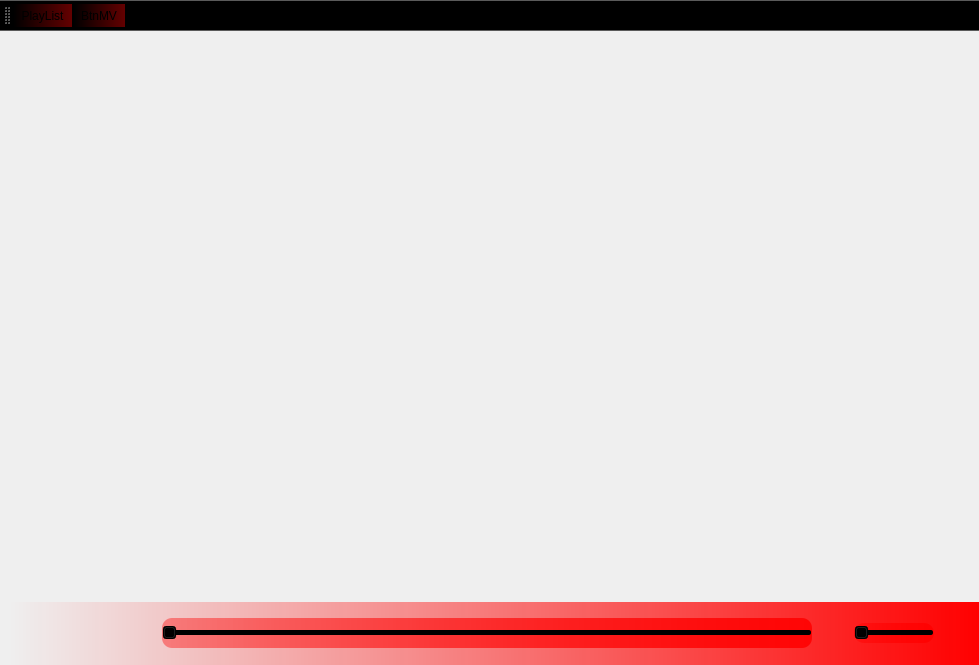
<?xml version="1.0" encoding="UTF-8"?>
<ui version="4.0">
 <class>MusicPlayerMainWindow</class>
 <widget class="QMainWindow" name="MusicPlayerMainWindow">
  <property name="windowModality">
   <enum>Qt::NonModal</enum>
  </property>
  <property name="geometry">
   <rect>
    <x>0</x>
    <y>0</y>
    <width>979</width>
    <height>665</height>
   </rect>
  </property>
  <property name="windowTitle">
   <string>MainWindow</string>
  </property>
  <property name="windowOpacity">
   <double>1.000000000000000</double>
  </property>
  <property name="documentMode">
   <bool>false</bool>
  </property>
  <property name="unifiedTitleAndToolBarOnMac">
   <bool>false</bool>
  </property>
  <widget class="QWidget" name="centralwidget">
   <layout class="QVBoxLayout" name="verticalLayout_2" stretch="9,1">
    <property name="spacing">
     <number>0</number>
    </property>
    <property name="leftMargin">
     <number>0</number>
    </property>
    <property name="topMargin">
     <number>0</number>
    </property>
    <property name="rightMargin">
     <number>0</number>
    </property>
    <property name="bottomMargin">
     <number>0</number>
    </property>
    <item>
     <layout class="QVBoxLayout" name="verticalLayout" stretch="10">
      <property name="spacing">
       <number>0</number>
      </property>
      <property name="topMargin">
       <number>0</number>
      </property>
      <item>
       <layout class="QHBoxLayout" name="mainBodyLayout"/>
      </item>
     </layout>
    </item>
    <item>
     <widget class="QWidget" name="widget_3" native="true">
      <property name="palette">
       <palette>
        <active>
         <colorrole role="Button">
          <brush brushstyle="LinearGradientPattern">
           <gradient startx="0.000000000000000" starty="0.000000000000000" endx="1.000000000000000" endy="0.000000000000000" type="LinearGradient" spread="PadSpread" coordinatemode="ObjectBoundingMode">
            <gradientstop position="0.010000000000000">
             <color alpha="0">
              <red>0</red>
              <green>0</green>
              <blue>0</blue>
             </color>
            </gradientstop>
            <gradientstop position="1.000000000000000">
             <color alpha="255">
              <red>255</red>
              <green>0</green>
              <blue>0</blue>
             </color>
            </gradientstop>
           </gradient>
          </brush>
         </colorrole>
         <colorrole role="Base">
          <brush brushstyle="LinearGradientPattern">
           <gradient startx="0.000000000000000" starty="0.000000000000000" endx="1.000000000000000" endy="0.000000000000000" type="LinearGradient" spread="PadSpread" coordinatemode="ObjectBoundingMode">
            <gradientstop position="0.010000000000000">
             <color alpha="0">
              <red>0</red>
              <green>0</green>
              <blue>0</blue>
             </color>
            </gradientstop>
            <gradientstop position="1.000000000000000">
             <color alpha="255">
              <red>255</red>
              <green>0</green>
              <blue>0</blue>
             </color>
            </gradientstop>
           </gradient>
          </brush>
         </colorrole>
         <colorrole role="Window">
          <brush brushstyle="LinearGradientPattern">
           <gradient startx="0.000000000000000" starty="0.000000000000000" endx="1.000000000000000" endy="0.000000000000000" type="LinearGradient" spread="PadSpread" coordinatemode="ObjectBoundingMode">
            <gradientstop position="0.010000000000000">
             <color alpha="0">
              <red>0</red>
              <green>0</green>
              <blue>0</blue>
             </color>
            </gradientstop>
            <gradientstop position="1.000000000000000">
             <color alpha="255">
              <red>255</red>
              <green>0</green>
              <blue>0</blue>
             </color>
            </gradientstop>
           </gradient>
          </brush>
         </colorrole>
        </active>
        <inactive>
         <colorrole role="Button">
          <brush brushstyle="LinearGradientPattern">
           <gradient startx="0.000000000000000" starty="0.000000000000000" endx="1.000000000000000" endy="0.000000000000000" type="LinearGradient" spread="PadSpread" coordinatemode="ObjectBoundingMode">
            <gradientstop position="0.010000000000000">
             <color alpha="0">
              <red>0</red>
              <green>0</green>
              <blue>0</blue>
             </color>
            </gradientstop>
            <gradientstop position="1.000000000000000">
             <color alpha="255">
              <red>255</red>
              <green>0</green>
              <blue>0</blue>
             </color>
            </gradientstop>
           </gradient>
          </brush>
         </colorrole>
         <colorrole role="Base">
          <brush brushstyle="LinearGradientPattern">
           <gradient startx="0.000000000000000" starty="0.000000000000000" endx="1.000000000000000" endy="0.000000000000000" type="LinearGradient" spread="PadSpread" coordinatemode="ObjectBoundingMode">
            <gradientstop position="0.010000000000000">
             <color alpha="0">
              <red>0</red>
              <green>0</green>
              <blue>0</blue>
             </color>
            </gradientstop>
            <gradientstop position="1.000000000000000">
             <color alpha="255">
              <red>255</red>
              <green>0</green>
              <blue>0</blue>
             </color>
            </gradientstop>
           </gradient>
          </brush>
         </colorrole>
         <colorrole role="Window">
          <brush brushstyle="LinearGradientPattern">
           <gradient startx="0.000000000000000" starty="0.000000000000000" endx="1.000000000000000" endy="0.000000000000000" type="LinearGradient" spread="PadSpread" coordinatemode="ObjectBoundingMode">
            <gradientstop position="0.010000000000000">
             <color alpha="0">
              <red>0</red>
              <green>0</green>
              <blue>0</blue>
             </color>
            </gradientstop>
            <gradientstop position="1.000000000000000">
             <color alpha="255">
              <red>255</red>
              <green>0</green>
              <blue>0</blue>
             </color>
            </gradientstop>
           </gradient>
          </brush>
         </colorrole>
        </inactive>
        <disabled>
         <colorrole role="Button">
          <brush brushstyle="LinearGradientPattern">
           <gradient startx="0.000000000000000" starty="0.000000000000000" endx="1.000000000000000" endy="0.000000000000000" type="LinearGradient" spread="PadSpread" coordinatemode="ObjectBoundingMode">
            <gradientstop position="0.010000000000000">
             <color alpha="0">
              <red>0</red>
              <green>0</green>
              <blue>0</blue>
             </color>
            </gradientstop>
            <gradientstop position="1.000000000000000">
             <color alpha="255">
              <red>255</red>
              <green>0</green>
              <blue>0</blue>
             </color>
            </gradientstop>
           </gradient>
          </brush>
         </colorrole>
         <colorrole role="Base">
          <brush brushstyle="LinearGradientPattern">
           <gradient startx="0.000000000000000" starty="0.000000000000000" endx="1.000000000000000" endy="0.000000000000000" type="LinearGradient" spread="PadSpread" coordinatemode="ObjectBoundingMode">
            <gradientstop position="0.010000000000000">
             <color alpha="0">
              <red>0</red>
              <green>0</green>
              <blue>0</blue>
             </color>
            </gradientstop>
            <gradientstop position="1.000000000000000">
             <color alpha="255">
              <red>255</red>
              <green>0</green>
              <blue>0</blue>
             </color>
            </gradientstop>
           </gradient>
          </brush>
         </colorrole>
         <colorrole role="Window">
          <brush brushstyle="LinearGradientPattern">
           <gradient startx="0.000000000000000" starty="0.000000000000000" endx="1.000000000000000" endy="0.000000000000000" type="LinearGradient" spread="PadSpread" coordinatemode="ObjectBoundingMode">
            <gradientstop position="0.010000000000000">
             <color alpha="0">
              <red>0</red>
              <green>0</green>
              <blue>0</blue>
             </color>
            </gradientstop>
            <gradientstop position="1.000000000000000">
             <color alpha="255">
              <red>255</red>
              <green>0</green>
              <blue>0</blue>
             </color>
            </gradientstop>
           </gradient>
          </brush>
         </colorrole>
        </disabled>
       </palette>
      </property>
      <property name="styleSheet">
       <string notr="true">background-color:qlineargradient(spread:pad, x1:0, y1:0, x2:1, y2:0, stop:0.01 rgba(0, 0, 0, 0), stop:1 rgba(255, 0, 0, 255))</string>
      </property>
      <layout class="QHBoxLayout" name="horizontalLayout">
       <item>
        <widget class="QPushButton" name="btnlast">
         <property name="minimumSize">
          <size>
           <width>45</width>
           <height>45</height>
          </size>
         </property>
         <property name="maximumSize">
          <size>
           <width>45</width>
           <height>45</height>
          </size>
         </property>
         <property name="text">
          <string/>
         </property>
         <property name="icon">
          <iconset resource="res.qrc">
           <normaloff>:/buttonicon/MusicButtonIcon/last.svg</normaloff>:/buttonicon/MusicButtonIcon/last.svg</iconset>
         </property>
         <property name="iconSize">
          <size>
           <width>32</width>
           <height>32</height>
          </size>
         </property>
         <property name="flat">
          <bool>true</bool>
         </property>
        </widget>
       </item>
       <item>
        <widget class="QPushButton" name="btnstar">
         <property name="minimumSize">
          <size>
           <width>45</width>
           <height>45</height>
          </size>
         </property>
         <property name="maximumSize">
          <size>
           <width>45</width>
           <height>45</height>
          </size>
         </property>
         <property name="text">
          <string/>
         </property>
         <property name="icon">
          <iconset resource="res.qrc">
           <normaloff>:/buttonicon/MusicButtonIcon/pause.svg</normaloff>:/buttonicon/MusicButtonIcon/pause.svg</iconset>
         </property>
         <property name="iconSize">
          <size>
           <width>35</width>
           <height>35</height>
          </size>
         </property>
         <property name="flat">
          <bool>true</bool>
         </property>
        </widget>
       </item>
       <item>
        <widget class="QPushButton" name="btnnext">
         <property name="minimumSize">
          <size>
           <width>45</width>
           <height>45</height>
          </size>
         </property>
         <property name="maximumSize">
          <size>
           <width>45</width>
           <height>45</height>
          </size>
         </property>
         <property name="text">
          <string/>
         </property>
         <property name="icon">
          <iconset resource="res.qrc">
           <normaloff>:/buttonicon/MusicButtonIcon/next.svg</normaloff>:/buttonicon/MusicButtonIcon/next.svg</iconset>
         </property>
         <property name="iconSize">
          <size>
           <width>32</width>
           <height>32</height>
          </size>
         </property>
         <property name="flat">
          <bool>true</bool>
         </property>
        </widget>
       </item>
       <item>
        <widget class="QSlider" name="horizontalSlider">
         <property name="styleSheet">
          <string notr="true">background-color:qlineargradient(spread:pad, x1:0, y1:0, x2:1, y2:0, stop:0.01 rgba(255, 0, 0, 100), stop:1 rgba(255, 0, 0, 225));
border-radius: 10px;
height:30px;

</string>
         </property>
         <property name="maximum">
          <number>120</number>
         </property>
         <property name="orientation">
          <enum>Qt::Horizontal</enum>
         </property>
         <property name="invertedAppearance">
          <bool>false</bool>
         </property>
         <property name="invertedControls">
          <bool>true</bool>
         </property>
         <property name="tickPosition">
          <enum>QSlider::NoTicks</enum>
         </property>
        </widget>
       </item>
       <item>
        <widget class="QPushButton" name="btnvolum">
         <property name="minimumSize">
          <size>
           <width>30</width>
           <height>30</height>
          </size>
         </property>
         <property name="maximumSize">
          <size>
           <width>30</width>
           <height>30</height>
          </size>
         </property>
         <property name="text">
          <string/>
         </property>
         <property name="icon">
          <iconset resource="res.qrc">
           <normaloff>:/buttonicon/MusicButtonIcon/volume-off.svg</normaloff>:/buttonicon/MusicButtonIcon/volume-off.svg</iconset>
         </property>
         <property name="iconSize">
          <size>
           <width>30</width>
           <height>30</height>
          </size>
         </property>
         <property name="flat">
          <bool>true</bool>
         </property>
        </widget>
       </item>
       <item>
        <widget class="QSlider" name="horizontalSlider_2">
         <property name="minimumSize">
          <size>
           <width>80</width>
           <height>20</height>
          </size>
         </property>
         <property name="maximumSize">
          <size>
           <width>80</width>
           <height>20</height>
          </size>
         </property>
         <property name="styleSheet">
          <string notr="true">background-color:qlineargradient(spread:pad, x1:0, y1:0, x2:1, y2:0, stop:0.01 rgba(255, 0, 0, 100), stop:1 rgba(255, 0, 0, 225));

border-radius: 10px;
margin: 0px;</string>
         </property>
         <property name="orientation">
          <enum>Qt::Horizontal</enum>
         </property>
        </widget>
       </item>
       <item>
        <widget class="QPushButton" name="btnclock">
         <property name="minimumSize">
          <size>
           <width>30</width>
           <height>30</height>
          </size>
         </property>
         <property name="maximumSize">
          <size>
           <width>30</width>
           <height>30</height>
          </size>
         </property>
         <property name="text">
          <string/>
         </property>
         <property name="icon">
          <iconset resource="res.qrc">
           <normaloff>:/buttonicon/MusicButtonIcon/history.svg</normaloff>:/buttonicon/MusicButtonIcon/history.svg</iconset>
         </property>
         <property name="iconSize">
          <size>
           <width>30</width>
           <height>30</height>
          </size>
         </property>
         <property name="flat">
          <bool>true</bool>
         </property>
        </widget>
       </item>
      </layout>
     </widget>
    </item>
   </layout>
  </widget>
  <widget class="QToolBar" name="toolBar">
   <property name="windowTitle">
    <string>toolBar</string>
   </property>
   <property name="styleSheet">
    <string notr="true">background-color:qlineargradient(spread:pad, x1:0, y1:0, x2:1, y2:0, stop:0.01 rgba(255, 0, 0, 0), stop:1 rgba(255, 0, 0, 100))</string>
   </property>
   <property name="iconSize">
    <size>
     <width>32</width>
     <height>32</height>
    </size>
   </property>
   <property name="toolButtonStyle">
    <enum>Qt::ToolButtonIconOnly</enum>
   </property>
   <attribute name="toolBarArea">
    <enum>TopToolBarArea</enum>
   </attribute>
   <attribute name="toolBarBreak">
    <bool>false</bool>
   </attribute>
   <addaction name="actionPlayList"/>
   <addaction name="actionBtnMV"/>
  </widget>
  <action name="actionPlayList">
   <property name="icon">
    <iconset resource="res.qrc">
     <normaloff>:/buttonicon/MusicButtonIcon/Music.svg</normaloff>:/buttonicon/MusicButtonIcon/Music.svg</iconset>
   </property>
   <property name="text">
    <string>PlayList</string>
   </property>
   <property name="toolTip">
    <string>打开播放列表</string>
   </property>
  </action>
  <action name="actionBtnMV">
   <property name="icon">
    <iconset resource="res.qrc">
     <normaloff>:/buttonicon/MusicButtonIcon/media.svg</normaloff>:/buttonicon/MusicButtonIcon/media.svg</iconset>
   </property>
   <property name="text">
    <string>BtnMV</string>
   </property>
   <property name="toolTip">
    <string>打开MV列表</string>
   </property>
  </action>
 </widget>
 <resources>
  <include location="res.qrc"/>
 </resources>
 <connections>
  <connection>
   <sender>actionPlayList</sender>
   <signal>triggered()</signal>
   <receiver>MusicPlayerMainWindow</receiver>
   <slot>close()</slot>
   <hints>
    <hint type="sourcelabel">
     <x>-1</x>
     <y>-1</y>
    </hint>
    <hint type="destinationlabel">
     <x>489</x>
     <y>332</y>
    </hint>
   </hints>
  </connection>
 </connections>
</ui>
